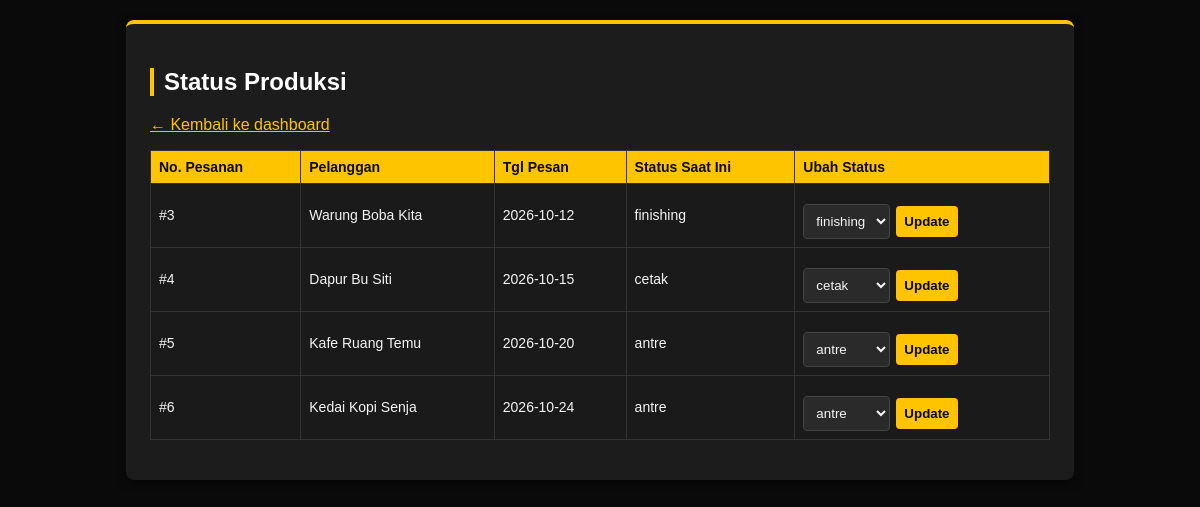
The app's page /produksi.php (signed in) with its own data.
### tables this page shows
CREATE TABLE pesanan (
    id_pesanan      INT AUTO_INCREMENT,
    id_pelanggan    INT  NOT NULL,
    id_user         INT  NOT NULL COMMENT 'kasir yang mencatat pesanan',
    tgl_pesan       DATE NOT NULL,
    status_produksi ENUM('antre', 'cetak', 'finishing', 'selesai') NOT NULL DEFAULT 'antre',
    total_harga     INT  NOT NULL DEFAULT 0,
    CONSTRAINT pk_pesanan           PRIMARY KEY (id_pesanan),
    CONSTRAINT ck_pesanan_total     CHECK (total_harga >= 0),
    CONSTRAINT fk_pesanan_pelanggan FOREIGN KEY (id_pelanggan)
        REFERENCES pelanggan (id_pelanggan) ON DELETE RESTRICT ON UPDATE CASCADE,
    CONSTRAINT fk_pesanan_user      FOREIGN KEY (id_user)
        REFERENCES users (id_user) ON DELETE RESTRICT ON UPDATE CASCADE
);

CREATE TABLE pelanggan (
    id_pelanggan INT AUTO_INCREMENT,
    nama         VARCHAR(100) NOT NULL,
    no_hp        VARCHAR(30),
    CONSTRAINT pk_pelanggan PRIMARY KEY (id_pelanggan)
);

### produksi.php (the view, shortened to what this page needs)
<?php
require 'config/koneksi.php';
$urutan_status = ['antre', 'cetak', 'finishing', 'selesai'];
$sql = "SELECT p.id_pesanan, pl.nama AS nama_pelanggan, p.tgl_pesan, p.status_produksi
        FROM pesanan p
        JOIN pelanggan pl ON p.id_pelanggan = pl.id_pelanggan
        WHERE p.status_produksi <> 'selesai'
        ORDER BY p.tgl_pesan";
$daftar = $pdo->query($sql)->fetchAll(PDO::FETCH_ASSOC);
?>
<!DOCTYPE html>
<html lang="id">
<head><meta charset="UTF-8"><title>Status Produksi</title><link rel="stylesheet" href="style.css"></head>
<body>
<div class="container">
    <h2>Status Produksi</h2>
    <a href="index.php">&larr; Kembali ke dashboard</a>
    <table>
        <tr><th>No. Pesanan</th><th>Pelanggan</th><th>Tgl Pesan</th><th>Status Saat Ini</th><th>Ubah Status</th></tr>
        <?php foreach ($daftar as $d): ?>
        <tr>
            <td>#<?= $d['id_pesanan'] ?></td>
            <td><?= htmlspecialchars($d['nama_pelanggan']) ?></td>
            <td><?= htmlspecialchars($d['tgl_pesan']) ?></td>
            <td><?= htmlspecialchars($d['status_produksi']) ?></td>
            <td>
                <form method="post" style="display:flex; gap:6px;">
                    <select name="status_baru">
                        <?php foreach ($urutan_status as $s): ?>
                            <option value="<?= $s ?>" <?= $s === $d['status_produksi'] ? 'selected' : '' ?>><?= $s ?></option>
                        <?php endforeach; ?>
                    </select>
                    <button type="submit">Update</button>
                </form>
            </td>
        </tr>
        <?php endforeach; ?>
    </table>
</div>
</body>
</html>

### style.css (style rules this page uses)
body { font-family: Arial, sans-serif; background: #0a0a0a; margin: 0; padding: 20px; color: #f5f5f5; }
.container { max-width: 900px; margin: 0 auto; background: #1c1c1c; padding: 24px; border-radius: 8px; box-shadow: 0 2px 10px rgba(0,0,0,0.6); border-top: 4px solid #ffc400; }
h1, h2, h3 { color: #ffffff; border-left: 4px solid #ffc400; padding-left: 10px; }
table { width: 100%; border-collapse: collapse; margin: 16px 0; }
th, td { border: 1px solid #333; padding: 8px; text-align: left; font-size: 14px; }
th { background: #ffc400; color: #0a0a0a; }
td { background: #1a1a1a; color: #f5f5f5; }
form { margin-top: 12px; display: flex; flex-wrap: wrap; gap: 8px; align-items: center; }
input, select, button { padding: 8px; border: 1px solid #444; border-radius: 4px; background: #2a2a2a; color: #f5f5f5; }
button { background: #ffc400; color: #0a0a0a; border: none; cursor: pointer; font-weight: bold; }
a { color: #ffc400; }

### records on screen
pesanan: id_pesanan "3", id_pelanggan.nama "Warung Boba Kita", tgl_pesan "2026-10-12", status_produksi "finishing", status_baru "finishing"
pesanan: id_pesanan "4", id_pelanggan.nama "Dapur Bu Siti", tgl_pesan "2026-10-15", status_produksi "cetak", status_baru "cetak"
pesanan: id_pesanan "5", id_pelanggan.nama "Kafe Ruang Temu", tgl_pesan "2026-10-20", status_produksi "antre", status_baru "antre"
pesanan: id_pesanan "6", id_pelanggan.nama "Kedai Kopi Senja", tgl_pesan "2026-10-24", status_produksi "antre", status_baru "antre"
